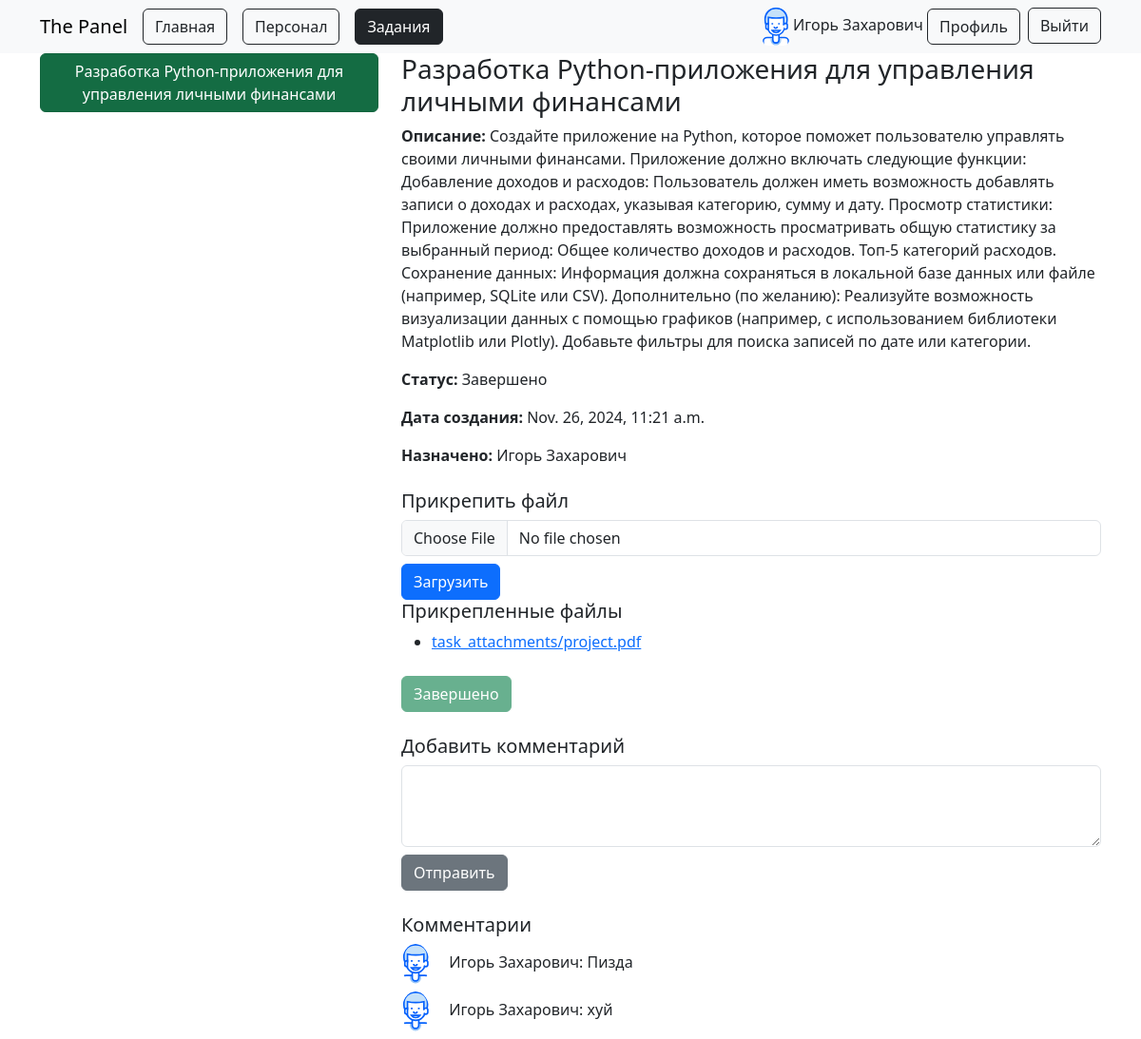
Screenshot of /task (signed in) with the database file from the repository.
### users/models.py (models this page shows, shortened)
class User(AbstractUser):
    GENDER_CHOICES = (
        ('Мужчина', 'Мужчина'),
        ('Женщина', 'Женщина'),
    )
    SHIFT_CHOICES = (
        ('Дневная смена', 'Дневная смена'),
        ('Вечерняя смена', 'Вечерняя смена'),
        ('Ночная смена', 'Ночная смена'),
        ('Сменный график', 'Сменный график'),
        ('Скользящий график', 'Скользящий график'),
        ('Половинная смена', 'Половинная смена'),
        ('Гибкий график', 'Гибкий график'),
        ('Ротационная смена', 'Ротационная смена'),
    )
    POSITION_CHOICES = (
        ('Руководитель отдела корпоративных финансов', 'Руководитель отдела корпоративных финансов'),
        ('Менеджер по слияниям и поглощениям', 'Менеджер по слияниям и поглощениям'),
        ('Финансовый аналитик', 'Финансовый аналитик'),
        ('Специалист по оценке бизнеса', 'Специалист по оценке бизнеса'),
        ('Специалист по структурированию сделок', 'Специалист по структурированию сделок'),
        ('Специалист по финансовому моделированию', 'Специалист по финансовому моделированию'),
        ('Руководитель отдела инвестиционного банкинга', 'Руководитель отдела инвестиционного банкинга'),
        ('Аналитик по инвестиционному банкингу', 'Аналитик по инвестиционному банкингу'),
        ('Менеджер по работе с клиентами', 'Менеджер по работе с клиентами'),
        ('Специалист по рынку капитала', 'Специалист по рынку капитала'),
        ('Специалист по IPO', 'Специалист по IPO'),
        ('Специалист по структурированным финансовым продуктам', 'Специалист по структурированным финансовым продуктам'),
        ('Руководитель отдела управления активами', 'Руководитель отдела управления активами'),
        ('Портфельный менеджер', 'Портфельный менеджер'),
        ('Аналитик по инвестициям', 'Аналитик по инвестициям'),
        ('Специалист по риск-менеджменту', 'Специалист по риск-менеджменту'),
        ('Специалист по финансовому планированию', 'Специалист по финансовому планированию'),
        ('Специалист по работе с клиентами', 'Специалист по работе с клиентами'),
        ('Руководитель отдела частного банкинга', 'Руководитель отдела частного банкинга'),
        ('Частный банкир', 'Частный банкир'),
        ('Специалист по финансовому планированию', 'Специалист по финансовому планированию'),
        ('Специалист по инвестициям', 'Специалист по инвестициям'),
        ('Специалист по кредитованию', 'Специалист по кредитованию'),
        ('Менеджер по работе с клиентами', 'Менеджер по работе с клиентами'),
        ('Руководитель отдела риск-менеджмента', 'Руководитель отдела риск-менеджмента'),
        ('Менеджер по управлению рисками', 'Менеджер по управлению рисками'),
        ('Специалист по кредитному риску', 'Специалист по кредитному риску'),
        ('Специалист по рыночному риску', 'Специалист по рыночному риску'),
        ('Специалист по операционному риску', 'Специалист по операционному риску'),
        ('Специалист по моделированию рисков', 'Специалист по моделированию рисков'),
        ('Руководитель отдела финансового контроля', 'Руководитель отдела финансового контроля'),
        ('Финансовый контролер', 'Финансовый контролер'),
        ('Бухгалтер', 'Бухгалтер'),
        ('Аналитик финансовой отчетности', 'Аналитик финансовой отчетности'),
        ('Специалист по налогам', 'Специалист по налогам'),
        ('Специалист по внутреннему аудиту', 'Специалист по внутреннему аудиту'),
        ('Руководитель отдела информационных технологий', 'Руководитель отдела информационных технологий'),
        ('Менеджер по информационным технологиям', 'Менеджер по информационным технологиям'),
        ('Разработчик программного обеспечения', 'Разработчик программного обеспечения'),
        ('Системный аналитик', 'Системный аналитик'),
        ('Специалист по информационной безопасности', 'Специалист по информационной безопасности'),
        ('Администратор баз данных', 'Администратор баз данных'),
        ('Руководитель отдела кадров', 'Руководитель отдела кадров'),
        ('Менеджер по персоналу', 'Менеджер по персоналу'),
        ('Специалист по подбору персонала', 'Специалист по подбору персонала'),
        ('Специалист по обучению и развитию', 'Специалист по обучению и развитию'),
        ('Специалист по компенсациям и льготам', 'Специалист по компенсациям и льготам'),
        ('Специалист по трудовым отношениям', 'Специалист по трудовым отношениям'),
        ('Руководитель отдела маркетинга и коммуникаций', 'Руководитель отдела маркетинга и коммуникаций'),
        ('Менеджер по маркетингу', 'Менеджер по маркетингу'),
        ('Специалист по брендингу', 'Специалист по брендингу'),
        ('Специалист по цифровому маркетингу', 'Специалист по цифровому маркетингу'),
        ('Специалист по PR', 'Специалист по PR'),
        ('Специалист по контенту', 'Специалист по контенту'),
        ('Руководитель отдела клиентского обслуживания', 'Руководитель отдела клиентского обслуживания'),
        ('Менеджер по работе с клиентами', 'Менеджер по работе с клиентами'),
        ('Специалист по клиентскому обслуживанию', 'Специалист по клиентскому обслуживанию'),
        ('Специалист по обработке заявок', 'Специалист по обработке заявок'),
        ('Специалист по технической поддержке', 'Специалист по технической поддержке'),
        ('Специалист по работе с жалобами', 'Специалист по работе с жалобами'),
    )
    gender = models.CharField(max_length=20, choices=GENDER_CHOICES, verbose_name="Пол", null=True)
    department = models.ForeignKey(Department, on_delete=models.SET_NULL, null=True, blank=True, verbose_name="Отдел")
    position = models.CharField(max_length=100, choices=POSITION_CHOICES, verbose_name="Должность", null=True)
    shift = models.CharField(max_length=100, choices=SHIFT_CHOICES, verbose_name="Смена", null=True)
    avatar = models.ImageField(upload_to='avatars/', null=True, blank=True, verbose_name="Аватар", default=get_default_avatar)

class Task(models.Model):
    STATUS_CHOICES = (
        ('new', 'Новое'),
        ('in_progress', 'В процессе'),
        ('completed', 'Завершено'),
        ('cancelled', 'Отменено'),
    )
    title = models.CharField(max_length=120, verbose_name="Заголовок")
    description = models.TextField(verbose_name="Описание")
    status = models.CharField(max_length=20, choices=STATUS_CHOICES, default='new', verbose_name="Статус")
    assigned_to = models.ForeignKey(User, on_delete=models.CASCADE, related_name='tasks', verbose_name="Назначено")
    created_at = models.DateTimeField(auto_now_add=True, null=True, blank=True, verbose_name="Дата создания")

class TaskAttachment(models.Model):
    task = models.ForeignKey(Task, on_delete=models.CASCADE, related_name='attachments', verbose_name="Задача", null=True)
    file = models.FileField(upload_to='task_attachments/', verbose_name="Файл")
    created_at = models.DateTimeField(auto_now_add=True, verbose_name="Дата загрузки")

class FileComment(models.Model):
    user = models.ForeignKey(User, on_delete=models.CASCADE, verbose_name="Пользователь")
    task = models.ForeignKey(Task, on_delete=models.CASCADE, related_name='comments', verbose_name="Задача", null=True)
    comment = models.TextField(verbose_name="Комментарий")
    created_at = models.DateTimeField(auto_now_add=True, verbose_name="Дата комментария")

### users/views.py (the view)
# urls.py: path('task', views.task, name='tasks'),
@login_required(login_url='login')
def task(request):
    user = request.user
    tasks = Task.objects.filter(assigned_to=user)
    tasks_with_comments = []
    for task in tasks:
        task_comments = FileComment.objects.filter(task=task)
        tasks_with_comments.append({
            'task': task,
            'comments': task_comments
        })
    return render(request, 'tasks/task.html', {'tasks_with_comments': tasks_with_comments})

### templates/tasks/task.html (shortened to what this page needs)
{% extends 'base.html' %}
{% block content %}
    {% load static %}
    <div class="container">
        <div class="row">
            <div class="col-4">
                <div class="list-group" id="list-tab" role="tablist">
                    {% for task_item in tasks_with_comments %}
                    <a class="btn mb-2 {% if forloop.first %}active{% endif %}
                               {% if task_item.task.status == 'completed' %}btn-success{% else %}btn-outline-dark{% endif %}"
                       id="list-{{ task_item.task.id }}-list"
                       data-toggle="list"
                       href="#list-{{ task_item.task.id }}"
                       role="tab"
                       aria-controls="{{ task_item.task.id }}">
                       {{ task_item.task.title }}
                    </a>
                    {% endfor %}
                </div>
            </div>
            <div id="right-panel" class="col-8">
                <div class="tab-content" id="nav-tabContent">
                    {% for task_item in tasks_with_comments %}
                        <div class="tab-pane fade {% if forloop.first %}show active{% endif %}"
                             id="list-{{ task_item.task.id }}"
                             role="tabpanel"
                             aria-labelledby="list-{{ task_item.task.id }}-list">
                            <h3>{{ task_item.task.title }}</h3>
                            <p><strong>Описание:</strong> {{ task_item.task.description }}</p>
                            <p><strong>Статус:</strong> {{ task_item.task.get_status_display }}</p>
                            <p><strong>Дата создания:</strong> {{ task_item.task.created_at }}</p>
                            <p><strong>Назначено:</strong> {{ task_item.task.assigned_to.get_full_name }}</p>
                            <h5 class="mt-4">Прикрепить файл</h5>
                            <input type="file" id="file-input-{{ task_item.task.id }}" class="form-control mb-2">
                            <button class="btn btn-primary" onclick="uploadFile({{ task_item.task.id }})">Загрузить</button>
                            <h5>Прикрепленные файлы</h5>
                            <ul>
                                {% for attachment in task_item.task.attachments.all %}
                                    <li><a href="{{ attachment.file.url }}" target="_blank">{{ attachment.file.name }}</a></li>
                                {% endfor %}
                            </ul>
                            <button class="btn btn-success mt-2"
                                    onclick="completeTask({{ task_item.task.id }})"
                                    {% if task_item.task.status == 'completed' %}
                                        disabled
                                    {% endif %}>
                                {% if task_item.task.status == 'completed' %}
                                    Завершено
                                {% else %}
                                    Завершить
                                {% endif %}
                            </button>
                            <h5 class="mt-4">Добавить комментарий</h5>
                            <textarea id="comment-input-{{ task_item.task.id }}" class="form-control mb-2" rows="3"></textarea>
                            <button class="btn btn-secondary" onclick="addComment({{ task_item.task.id }})">Отправить</button>
                            <h5 class="mt-4">Комментарии</h5>
                            <div id="comments-list-{{ task_item.task.id }}">
                                {% for comment in task_item.comments %}
                                    <div class="mb-2">
                                        <img src="{{ comment.user.avatar.url }}" class="rounded-circle me-3" width="30" alt="Аватар">
                                        {{ comment.user.first_name }} {{ comment.user.last_name }}: {{ comment.comment }} <br>
                                    </div>
                                {% endfor %}
                            </div>
                        </div>
                    {% endfor %}
                </div>
            </div>
        </div>
    </div>
{% endblock %}

### templates/base.html (shortened to what this page needs)
<!DOCTYPE html>
<html lang="en">
<head>
    <link href="https://cdn.jsdelivr.net/npm/bootstrap@5.3.0/dist/css/bootstrap.min.css" rel="stylesheet">
</head>
<body>
    <nav class="navbar navbar-expand-lg navbar-light bg-light">
        <div class="container">
            <a class="navbar-brand" href="{% url 'home' %}">The Panel</a>
            <div class="collapse navbar-collapse" id="navbarNav">
                <ul class="navbar-nav me-auto mb-2 mb-lg-0">
                    <li class="nav-item pe-3">
                        <a
                            href="{% url 'home' %}"
                            class="btn btn-outline-dark{% if request.path == '/' %} active{% endif %}">
                            Главная
                        </a>
                    </li>
                    <li class="nav-item pe-3">
                        <a
                            href="{% url 'staff' %}"
                            class="btn btn-outline-dark{% if request.resolver_match.url_name == 'staff' %} active{% endif %}">
                            Персонал
                        </a>
                    </li>
                    <li class="nav-item pe-3">
                        <a
                            href="{% url 'tasks' %}"
                            class="btn btn-outline-dark{% if request.resolver_match.url_name == 'tasks' %} active{% endif %}">
                            Задания
                        </a>
                    </li>
                </ul>
                <ul class="navbar-nav">
                    {% if request.user.is_authenticated %}
                        <li class="nav-item pe-2">
                            <img src="{{ request.user.avatar.url }}" class="rounded" width="28"> {{ request.user.first_name }} {{ request.user.last_name }}
                            <button
                                type="button"
                                class="btn btn-outline-dark{% if request.resolver_match.url_name == 'profile' and request.user.id == user.id %} active{% endif %}"
                                onclick="window.location.href='{% url 'profile' request.user.id %}'">
                                Профиль
                            </button>
                        </li>
                        <li class="nav-item">
                            <form action="{% url 'logout' %}" method="post">
                                <button type="submit" class="btn btn-outline-dark">
                                    Выйти
                                </button>
                            </form>
                        </li>
                    {% endif %}
                </ul>
            </div>
        </div>
    </nav>
{% block content %}
{% endblock %}
</body>
</html>

### rows the page displays
User: user.avatar (picture), user.first_name "Игорь", user.last_name "Захарович"
Task: task "Разработка Python-приложения для управления личными финансами", task.description "Создайте приложение на Python, которое поможет пользователю управлять своими личными финансами. Приложение должно включать следующие функции: Добавление доходов и расходов: Пользователь должен иметь возможность добавлять записи о доходах и расходах, указывая категорию, сумму и дату. Просмотр статистики: Приложение должно предоставлять возможность просматривать общую статистику за выбранный период: Общее количество доходов и расходов. Топ-5 категорий расходов. Сохранение данных: Информация должна сохраняться в локальной базе данных или файле (например, SQLite или CSV). Дополнительно (по желанию): Реализуйте возможность визуализации данных с помощью графиков (например, с использованием…", task.status "Завершено", task.created_at "Nov. 26, 2024, 11:21 a.m.", task.assigned_to.get_full_name "Игорь Захарович"
TaskAttachment: file.name "task_attachments/project.pdf"
FileComment: user.avatar (picture), user.first_name "Игорь", user.last_name "Захарович", comment "Пизда"
FileComment: user.avatar (picture), user.first_name "Игорь", user.last_name "Захарович", comment "хуй"
